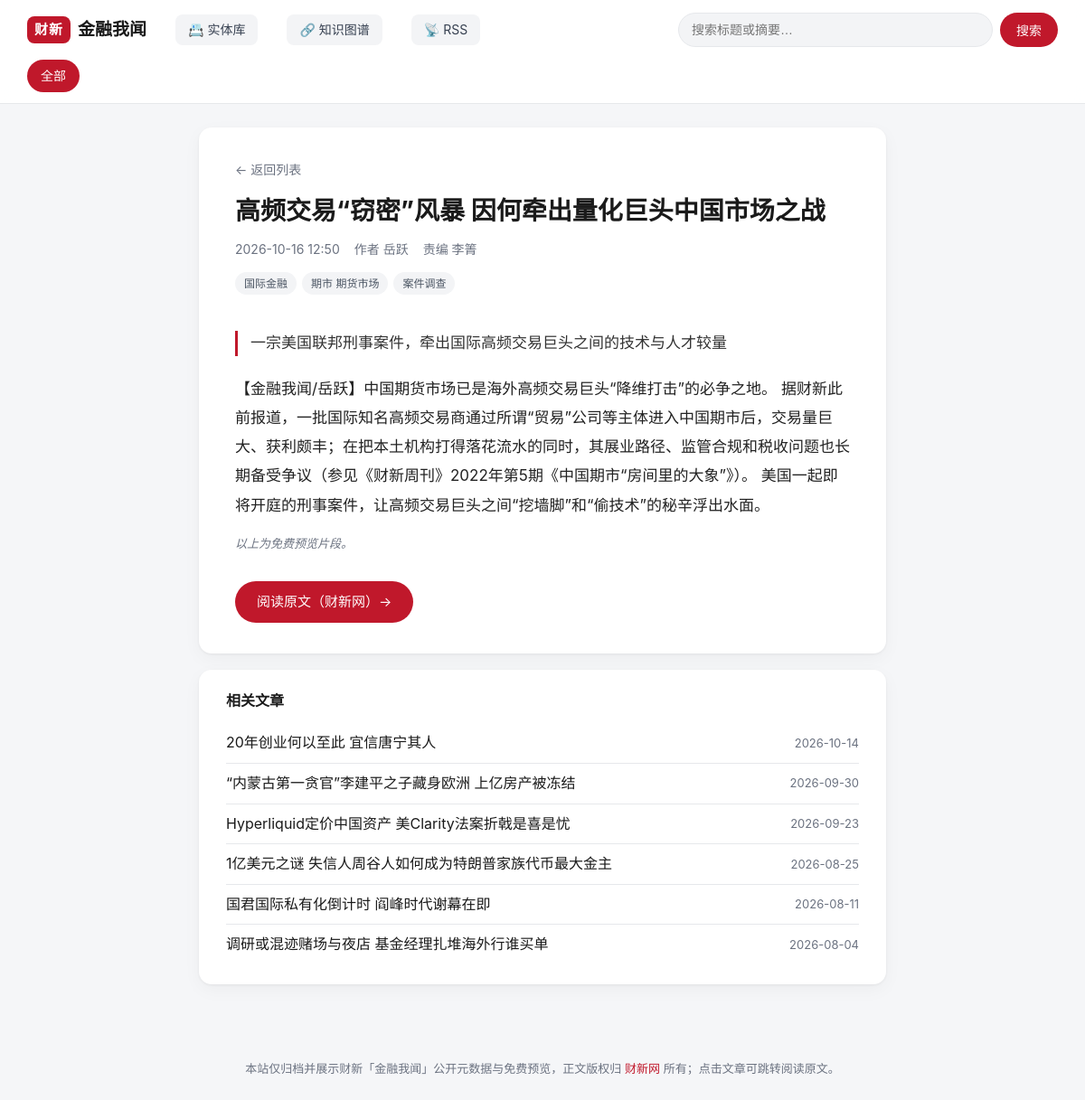
The page /a/102493948 on the database its author committed.
### tables this page shows
CREATE TABLE articles(
          article_id TEXT NOT NULL, title TEXT NOT NULL, published_at TEXT NOT NULL,
          url TEXT PRIMARY KEY, discovered_at TEXT NOT NULL, checked_at TEXT NOT NULL
        , source TEXT NOT NULL DEFAULT '', summary TEXT NOT NULL DEFAULT '', body_text TEXT NOT NULL DEFAULT '', updated_at TEXT NOT NULL DEFAULT '', author TEXT NOT NULL DEFAULT '', editor TEXT NOT NULL DEFAULT '', image TEXT NOT NULL DEFAULT '');

CREATE TABLE tags(
      id INTEGER PRIMARY KEY AUTOINCREMENT, name TEXT UNIQUE NOT NULL
    );

### app.py (the view)
@app.route("/a/<article_id>")
def article(article_id: str):
    db = get_db()
    row = db.execute(
        "SELECT * FROM articles WHERE article_id=? AND source=? LIMIT 1",
        (article_id, SOURCE),
    ).fetchone()
    if row is None:
        abort(404)
    data = dict(row)
    data["tags"] = article_tags(db, row["url"])
    data["date"] = (row["published_at"] or "")[:10]
    entities = {
        "person": [],
        "org": [],
        "event": [],
    }
    try:
        for r in db.execute(
            """SELECT e.id, e.name, e.type FROM entities e
               JOIN article_entities ae ON ae.entity_id = e.id
               WHERE ae.article_url = ?
               ORDER BY e.type, e.name""",
            (row["url"],),
        ):
            entities[r["type"]].append({"id": r["id"], "name": r["name"]})
    except Exception:
        pass  # tables may not exist yet
    data["entities"] = entities
    related = []
    try:
        related = db.execute(
            """SELECT a.article_id, a.title, a.published_at,
                      count(*) AS shared,
                      group_concat(DISTINCT e.name) AS via
               FROM article_entities ae1
               JOIN article_entities ae2
                    ON ae2.entity_id = ae1.entity_id
                   AND ae2.article_url <> ae1.article_url
               JOIN entities e ON e.id = ae1.entity_id
               JOIN articles a ON a.url = ae2.article_url AND a.source = ?
               WHERE ae1.article_url = ?
               GROUP BY a.url
               ORDER BY shared DESC, a.published_at DESC LIMIT 8""",
            (SOURCE, row["url"]),
        ).fetchall()
    except Exception:
        related = []
    if not related and data["tags"]:
        related = db.execute(
            """SELECT DISTINCT a.article_id, a.title, a.published_at,
                      0 AS shared, NULL AS via
               FROM articles a JOIN article_tags at ON at.article_url = a.url
               JOIN tags t ON t.id = at.tag_id
               WHERE t.name = ? AND a.source = ? AND a.article_id <> ?
               ORDER BY a.published_at DESC LIMIT 6""",
            (data["tags"][0], SOURCE, article_id),
        ).fetchall()
    return render_template("article.html", a=data, related=related)

### app.py (called while the page is built)
def get_db() -> sqlite3.Connection:
    if "db" not in g:
        conn = sqlite3.connect(
            f"file:{DB_PATH.as_posix()}?mode=ro&immutable=1", uri=True
        )
        conn.row_factory = sqlite3.Row
        g.db = conn
    return g.db

def article_tags(db: sqlite3.Connection, url: str) -> list[str]:
    return [
        r["name"]
        for r in db.execute(
            "SELECT t.name FROM tags t JOIN article_tags at ON at.tag_id=t.id "
            "WHERE at.article_url=? ORDER BY t.name",
            (url,),
        )
    ]

@app.template_filter("nl2p")
def nl2p(text: str) -> str:
    parts = [p.strip() for p in (text or "").split("\n") if p.strip()]
    return "".join(f"<p>{p}</p>" for p in parts)

### templates/article.html (shortened to what this page needs)
{% extends "base.html" %}
{% block content %}
<article class="detail">
  <a class="back" href="{{ url_for('index') }}">← 返回列表</a>
  <h1 class="detail-title">{{ a.title }}</h1>
  <div class="meta">
    <time>{{ a.published_at[:16].replace('T', ' ') }}</time>
    {% if a.author %}<span>作者 {{ a.author }}</span>{% endif %}
    {% if a.editor %}<span>责编 {{ a.editor }}</span>{% endif %}
  </div>
  {% if a.tags %}
  <div class="tags detail-tags">
    {% for t in a.tags %}
    <a class="tag" href="{{ url_for('index', tag=t) }}">{{ t }}</a>
    {% endfor %}
  </div>
  {% endif %}
  {% if a.summary %}<p class="lead">{{ a.summary }}</p>{% endif %}
  {% if a.body_text %}
  <div class="prose">{{ a.body_text | nl2p | safe }}</div>
  <p class="preview-note">以上为免费预览片段。</p>
  {% else %}
  <p class="preview-note">本地暂未抓取预览内容。</p>
  {% endif %}
  <a class="readmore" href="{{ a.url }}" target="_blank" rel="noopener">
    阅读原文（财新网）→
  </a>
</article>
{% if related %}
<aside class="related">
  <h3>相关文章</h3>
  <ul>
    {% for r in related %}
    <li>
      <a href="{{ url_for('article', article_id=r['article_id']) }}">{{ r['title'] }}</a>
      <span class="related-meta">
        <time>{{ r['published_at'][:10] }}</time>
      </span>
    </li>
    {% endfor %}
  </ul>
</aside>
{% endif %}
{% endblock %}

### static/style.css (style rules this page uses)
:root { --bg: #f5f6f8; --card: #ffffff; --ink: #1a1a1a; --muted: #6b7280; --line: #e6e8eb; --brand: #c0182b; --brand-ink: #a01324; --accent: #f3f4f6; --radius: 14px; --shadow: 0 1px 3px rgba(0,0,0,.06), 0 6px 20px rgba(0,0,0,.04); }
* { box-sizing: border-box; }
html { -webkit-text-size-adjust: 100%; }
body { margin: 0; font-family: -apple-system, BlinkMacSystemFont, "Segoe UI", "PingFang SC", "Microsoft YaHei", "Hiragino Sans GB", sans-serif; color: var(--ink); background: var(--bg); line-height: 1.6; }
a { color: inherit; text-decoration: none; }
.tags { display: flex; flex-wrap: wrap; gap: 6px; padding: 10px 16px 16px; }
.tag { font-size: 12px; color: #4b5563; background: var(--accent); padding: 3px 10px; border-radius: 999px; }
.detail { background: #fff; border-radius: var(--radius); box-shadow: var(--shadow); max-width: 760px; margin: 26px auto 18px; padding: 34px 40px; }
.back { color: var(--muted); font-size: 14px; }
.detail-title { margin: 14px 0 12px; font-size: 28px; line-height: 1.35; }
.meta { display: flex; flex-wrap: wrap; gap: 16px; color: var(--muted); font-size: 14px; }
.detail-tags { padding: 14px 0 0; }
.lead { font-size: 17px; color: #333; font-weight: 500; border-left: 3px solid var(--brand); padding-left: 14px; margin: 20px 0; }
.prose { font-size: 17px; line-height: 1.9; color: #222; }
.prose p { margin: 0 0 16px; }
.preview-note { color: var(--muted); font-size: 13px; font-style: italic; }
.readmore { display: inline-block; margin-top: 18px; padding: 11px 24px; background: var(--brand); color: #fff; border-radius: 999px; font-size: 15px; }
.related { max-width: 760px; margin: 0 auto 40px; background: #fff; border-radius: var(--radius); box-shadow: var(--shadow); padding: 22px 30px; }
.related h3 { margin: 0 0 12px; font-size: 16px; }
.related ul { list-style: none; margin: 0; padding: 0; }
.related li { display: flex; justify-content: space-between; gap: 16px; padding: 9px 0; border-bottom: 1px solid var(--line); }
.related li:last-child { border-bottom: 0; }
.related a { flex: 1; }
.related time { color: var(--muted); font-size: 13px; flex: 0 0 auto; }

### templates/article.html (style rules this page uses)
.related-meta { display: flex; gap: 10px; align-items: center; flex-shrink: 0; }

### rows shown on the page
articles: title "高频交易“窃密”风暴 因何牵出量化巨头中国市场之战", published_at "2026-10-16 12:50", author "岳跃", editor "李箐", summary "一宗美国联邦刑事案件，牵出国际高频交易巨头之间的技术与人才较量", body_text|nl2p "【金融我闻/岳跃】中国期货市场已是海外高频交易巨头“降维打击”的必争之地。 据财新此前报道，一批国际知名高频交易商通过所谓“贸易”公司等主体进入中国期市后，交易量巨大、获利颇丰；在把本土机构打得落花流水的同时，其展业路径、监管合规和税收问题也长期备受争议（参见《财新周刊》2022年第5期《中国期市“房间里的大象”》）。 美国一起即将开庭的刑事案件，让高频交易巨头之间“挖墙脚”和“偷技术”的秘辛浮出水面。"
tags: name "国际金融"
tags: name "期市 期货市场"
tags: name "案件调查"

### other values the page prints
{{ r['title'] }} "20年创业何以至此 宜信唐宁其人" "“内蒙古第一贪官”李建平之子藏身欧洲 上亿房产被冻结" "Hyperliquid定价中国资产 美Clarity法案折戟是喜是忧" "1亿美元之谜 失信人周谷人如何成为特朗普家族代币最大金主" "国君国际私有化倒计时 阎峰时代谢幕在即" "调研或混迹赌场与夜店 基金经理扎堆海外行谁买单"
{{ r['published_at'][:10] }} "2026-10-14" "2026-09-30" "2026-09-23" "2026-08-25" "2026-08-11" "2026-08-04"
